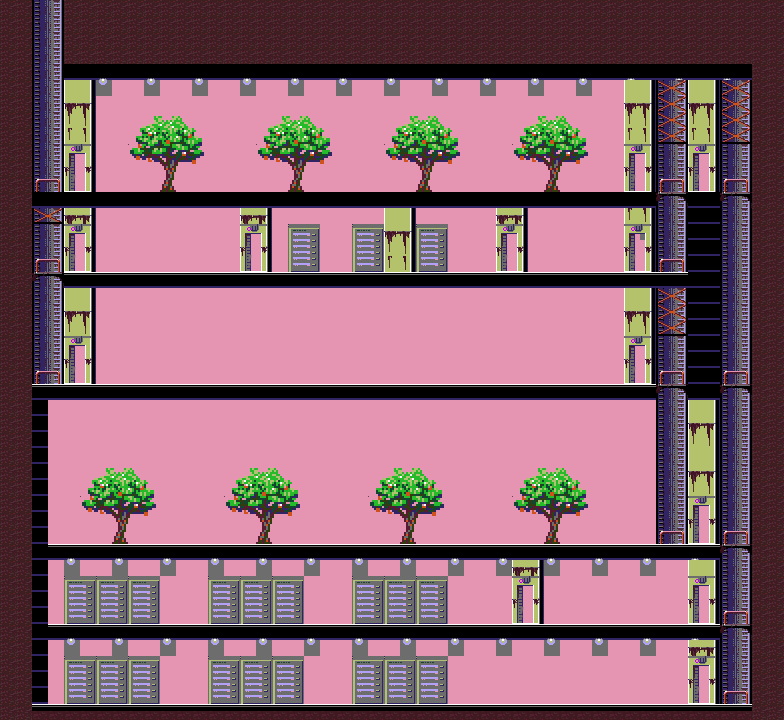

This game map was drawn from its Tiled (.tmx) file and the tilesets committed beside it. A one-line description and the trimmed map source follow:
An orthogonal 49x45 tile map with 16x16 px tiles, 3 tile layers (Background 1, Background 2, Foreground), 2 hidden layers not drawn, 2 tilesets.

<map version="1.0" orientation="orthogonal" width="49" height="45" tilewidth="16" tileheight="16">
 <properties>
  <property name="music" value="lightlessdawn.ogg" />
 </properties>
 <tileset firstgid="1" source="controlset.tsx" />
 <tileset firstgid="1905" name="level0" tilewidth="16" tileheight="16">
  <image source="../tilesets/level0.png" width="256" height="128" />
  <tile id="16">
   <properties>
    <property name="walkSound" value="step.wav" />
   </properties>
  </tile>
  <tile id="17">
   <properties>
    <property name="walkSound" value="step.wav" />
   </properties>
  </tile>
  <tile id="18">
   <properties>
    <property name="walkSound" value="step.wav" />
   </properties>
  </tile>
  <tile id="19">
   <properties>
    <property name="walkSound" value="step.wav" />
   </properties>
  </tile>
  <tile id="20">
   <properties>
    <property name="walkSound" value="step.wav" />
   </properties>
  </tile>
 </tileset>
 <layer name="Background 1" width="49" height="45">
  <data>[2205 cells, 2205 non-empty, 23 distinct tile ids]</data>
 </layer>
 <layer name="Background 2" width="49" height="45">
  <data>[2205 cells, 213 non-empty, 40 distinct tile ids]</data>
 </layer>
 <layer name="Foreground" width="49" height="45">
  <data>[2205 cells, 554 non-empty, 38 distinct tile ids]</data>
 </layer>
 <layer name="Elevators" width="49" height="45" visible="0">
  <properties>
   <property name="visible" value="false" />
  </properties>
  <data>[2205 cells, 158 non-empty, 5 distinct tile ids]</data>
 </layer>
 <layer name="Control" width="49" height="45" visible="0" opacity="0.97">
  <properties>
   <property name="visible" value="false" />
  </properties>
  <data>[2205 cells, 473 non-empty, 5 distinct tile ids]</data>
 </layer>
</map>
